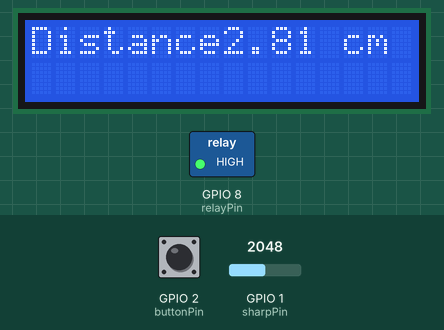
This sketch was run on a simulated ESP32-S3. Parts: 16×2 character LCD, switched loads named in the sketch (green lamp = pin HIGH). The test bench sets the inputs (shaded band); at power-on: GPIO 2 (buttonPin) HIGH, GPIO 1 (sharpPin) = 2048.

Above: at 1.2 s.
1.3 s: GPIO 2 (buttonPin) pulled LOW for 0.15 s
At 1.48 s:
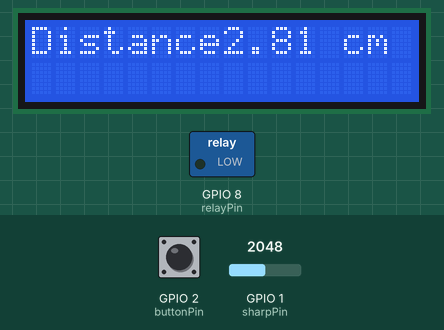
3.0 s: GPIO 1 (sharpPin) set to 2866
At 4.3 s:
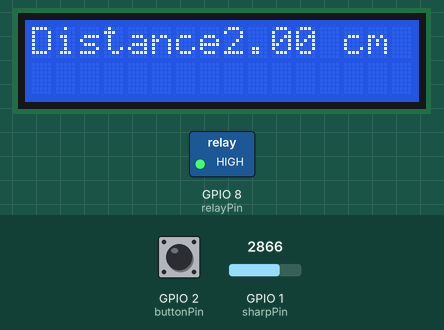
4.6 s: GPIO 1 (sharpPin) set to 3603
At 5.6 s:
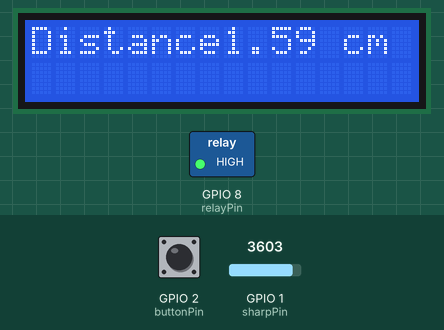
6.1 s: GPIO 2 (buttonPin) pulled LOW for 1 s
At 6.29 s:
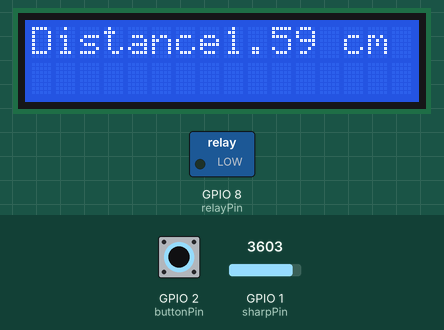
8.6 s: GPIO 1 (sharpPin) set to 4095
At 9.6 s:
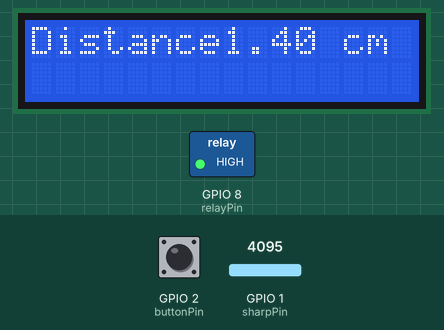
Timing chart, 0 to 11.1 s (numbered marks = the images above; inputs shaded):
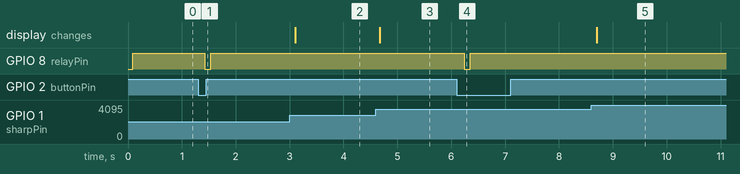

Measured:
- after the input at 1.3 s, GPIO 8 (relayPin): HIGH → LOW after 0.13 s, → HIGH 0.11 s later
- after the input at 3.0 s, the display: changes after 0.10 s (image 2)
- after the input at 4.6 s, the display: changes after 0.07 s (image 3)
- after the input at 6.1 s, GPIO 8 (relayPin): HIGH → LOW after 0.14 s, → HIGH 0.11 s later
- after the input at 8.6 s, the display: changes after 0.10 s (image 5)

The sketch:

ESP32-Proximity-Controlled-Smart-Lighting-System.ino
```cpp
#include <Wire.h>
#include <LiquidCrystal_I2C.h>

const int sharpPin = A0;
const int relayPin = 8;
const int buttonPin = 2;

const float thresholdDistance = 20.0;

LiquidCrystal_I2C lcd(0x27, 16, 2);

bool lampState = false;

void setup() {
  Serial.begin(9600);
  pinMode(relayPin, OUTPUT);
  pinMode(buttonPin, INPUT_PULLUP);

  lcd.begin(16, 2);
  lcd.backlight();
  lcd.print("Distance:");
}

void loop() {
  int sensorValue = analogRead(sharpPin);
  float voltage = sensorValue * (5.0 / 1023.0);
  float distance = 27.86 * (1.0 / (voltage - 0.1));

  lcd.setCursor(8, 0);
  lcd.print("    ");
  lcd.setCursor(8, 0);
  lcd.print(distance);
  lcd.print(" cm");

  if (distance < thresholdDistance) {
    if (!lampState) {
      turnLampOn();
    }
  } else {
    if (lampState) {
      turnLampOff();
    }
  }

  checkButton();
  delay(100);
}

void checkButton() {
  static bool buttonState = HIGH;
  static bool lastButtonState = HIGH;
  static unsigned long lastDebounceTime = 0;
  unsigned long debounceDelay = 50;

  int reading = digitalRead(buttonPin);

  if (reading != lastButtonState) {
    lastDebounceTime = millis();
  }

  if ((millis() - lastDebounceTime) > debounceDelay) {
    if (reading != buttonState) {
      buttonState = reading;

      if (buttonState == LOW) {
        if (lampState) {
          turnLampOff();
        } else {
          turnLampOn();
        }
      }
    }
  }

  lastButtonState = reading;
}

bool isLampOn() {
  return lampState;
}

void turnLampOn() {
  digitalWrite(relayPin, HIGH);
  lampState = true;
}

void turnLampOff() {
  digitalWrite(relayPin, LOW);
  lampState = false;
}
```
